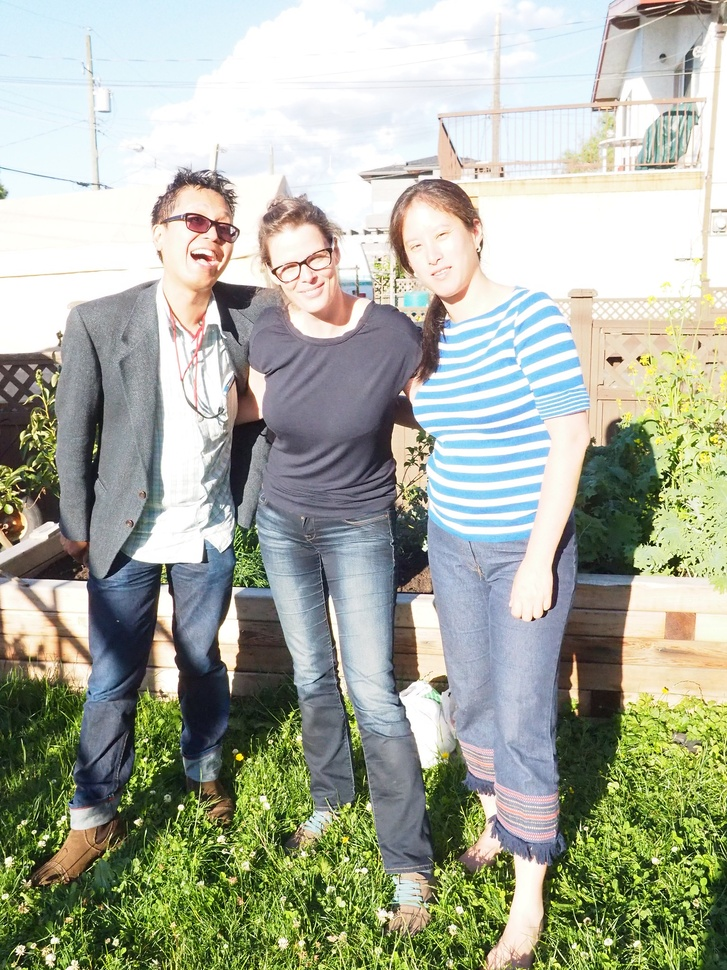
#> input picture img_correct_01.jpg, 727 x 970 px, shrunk from 1536 x 2048 before the run, found by its file name
$ python adjust_gamma.py
#> lines starting #> are read from the running program, lines starting #| are printed output that depends on the picture
import numpy as np
import cv2

def adjust_gamma(gamma):
#> called with gamma = 0.5
    img = cv2.imread(image_path)
#> img is the input picture: shape (970, 727, 3); mean B, G, R 157.6, 173.2, 168.2
    inv_gamma = 1.0 / gamma
    table = np.array([((i / 255.0) ** inv_gamma) * 255 for i in np.arange(0, 256)]).astype("uint8")
    img_corrected = cv2.LUT(img, table)
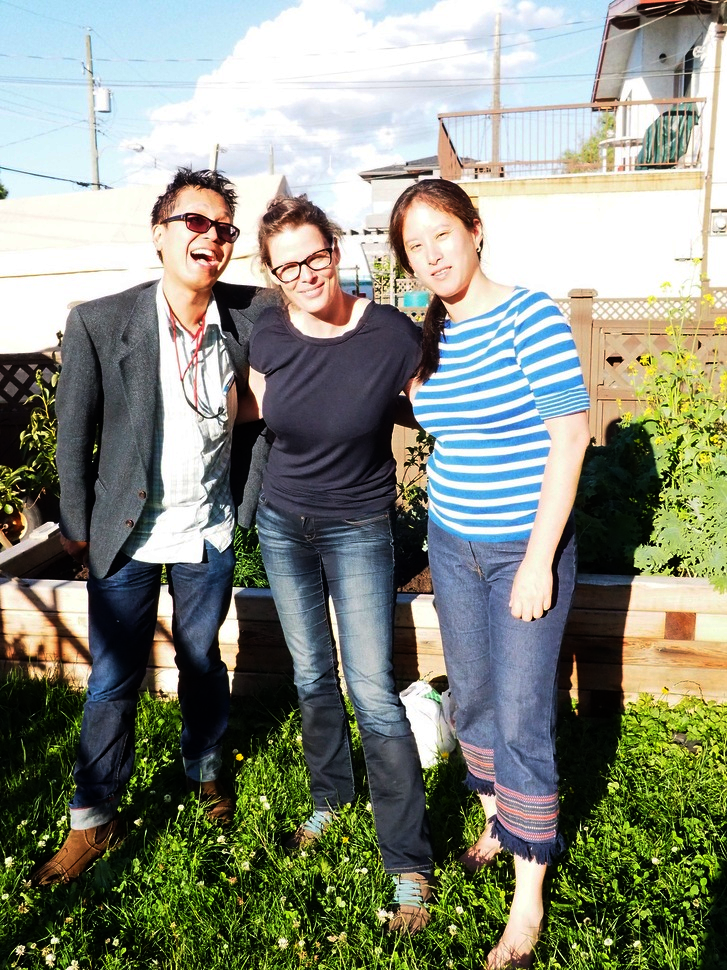
#> img_corrected: shape (970, 727, 3); mean B, G, R 125.6, 139.2, 134.4
    cv2.imshow('original', img)
    cv2.imshow('corrected', img_corrected)
    cv2.waitKey(0)
    return img_corrected


image_path = 'D:/MyPycharmProjects/Data_science_lesson57_Pixel_operations/img_correct_01.jpg'
adjust_gamma(0.5)
